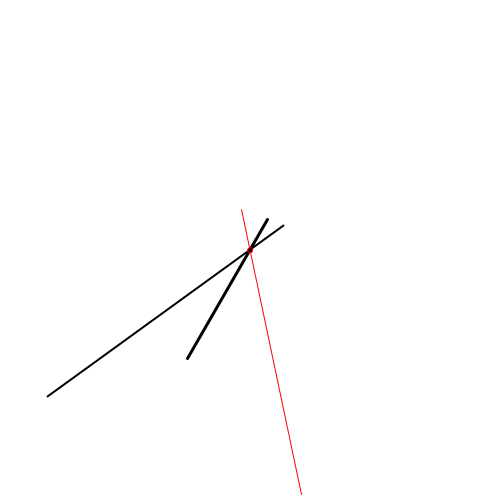
Frame 1 (no input)
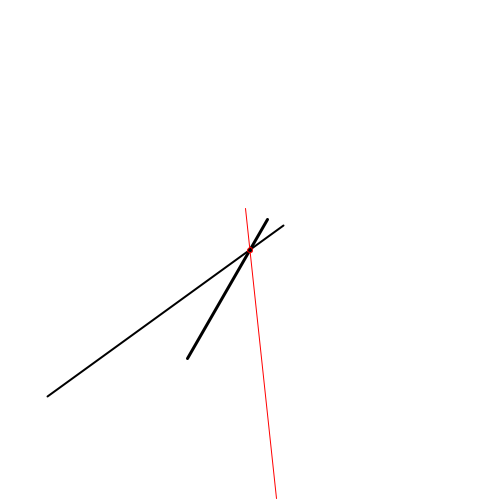
Frame 60 (the mouse pressed at the canvas centre just before this capture)
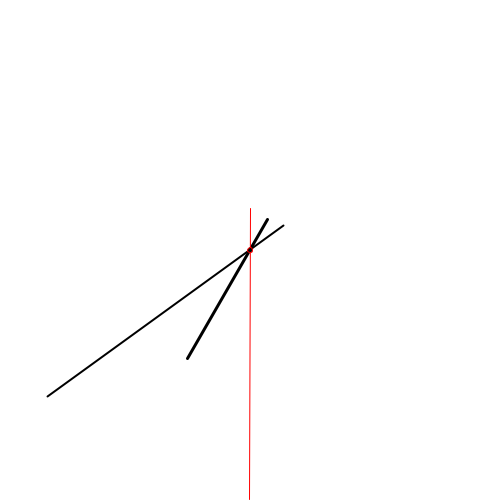
Frame 120 (the mouse held since frame 60 and released just before this capture)

The Processing sketch that drew these frames (run headless with seeded random() and noise(); from frame 60 on, the mouse is pressed at the canvas centre):

// Processing sketch: clock
// ── clock.pde
void setup() {
  size(500, 500);
}

void draw() {
  background(255);
  uhr(width/2, height/2, 500);
  String title = hour() + ":" + minute() + ":" + second();
  surface.setTitle(title);
}

void uhr(float x, float y, float size) {
  float h = hour();
  float m = minute();
  float s = second();
  
  pushMatrix();
  translate(x,y);
  stunden(h, size);
  minuten(m, size);
  sekunden(s, size);
  fill(0);
  ellipse(0, 0, size/100, size/100);
  popMatrix();
}

void stunden(float h, float size) {
  pushMatrix();
  rotate(h/12.*TWO_PI);
  strokeWeight(3);
  stroke(0);
  line(0, size/14, 0, -size/4);
  popMatrix();
}

void minuten(float m, float size) {
  pushMatrix();
  rotate(m/60.*TWO_PI);
  strokeWeight(2);
  stroke(0);
  line(0, size/12, 0, -size/2);
  popMatrix();
}

void sekunden(float s, float size) {
  pushMatrix();
  rotate(s/60.*TWO_PI);
  strokeWeight(1);
  stroke(255,0,0);
  line(0, size/12, 0, -size/2);
  popMatrix();
}
